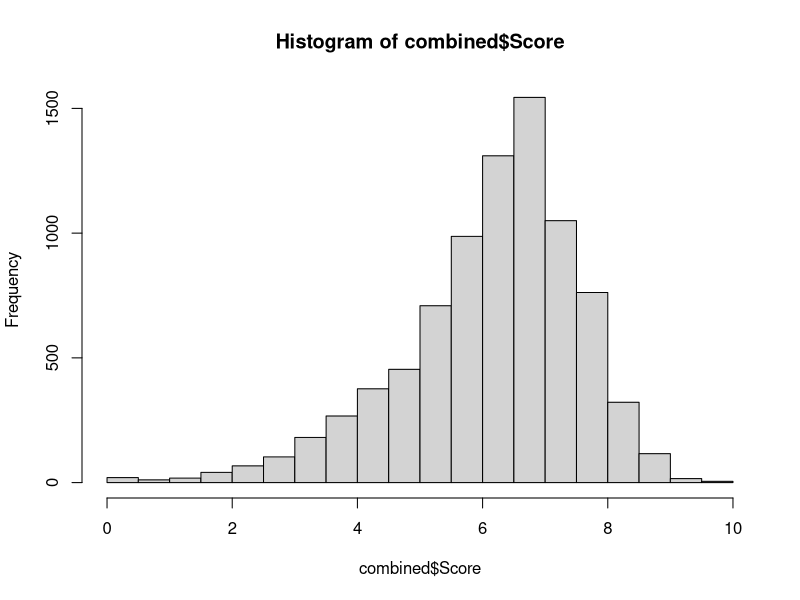

This chart was generated by the following R code:
rm(list = ls())
library(pdftools)

combined <- read.csv("./data/diving_world_cup_2021_combined.csv", as.is = T)
combined$judge_name <- trimws(combined$judge_name)
judge_info <- read.csv("./Part-Ia.csv", as.is = T)
names(judge_info)[1] <- c("judge_name")
combined <- merge(combined, judge_info)
combined <- combined[complete.cases(combined), ]

summary(combined)
hist(combined$Score)
